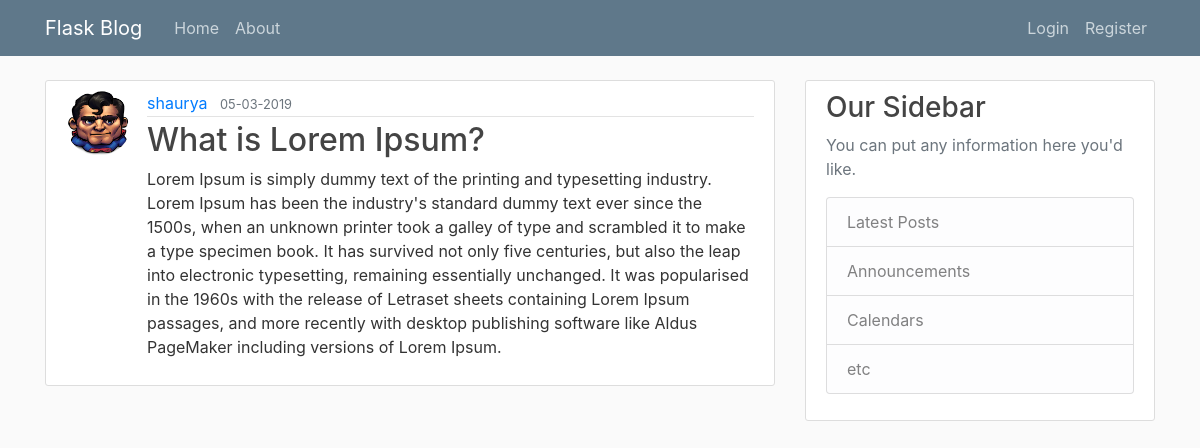
/post/1, run on the app's committed database.
### flaskblog/models.py (models this page shows, shortened)
class User(db.Model, UserMixin):
    __tablename__ = 'user'
    id = db.Column(db.Integer, primary_key=True)
    username = db.Column(db.String(20), unique=True, nullable=False)
    email = db.Column(db.String(120), unique=True, nullable=False)
    image_file = db.Column(db.String(20), nullable=False, default='default.png')
    password = db.Column(db.String(20), nullable=False, default='password')
    posts = db.relationship('Post', backref='author', lazy=True)

class Post(db.Model):
    __tablename__ = 'post'
    id = db.Column(db.Integer, primary_key=True)
    title = db.Column(db.String(100), nullable=False)
    date_posted = db.Column(db.DateTime, nullable=False, default=datetime.utcnow())
    content = db.Column(db.Text, nullable=False)
    user_id = db.Column(db.Integer, db.ForeignKey('user.id'), nullable=False)

### flaskblog/routes.py (the view)
@app.route("/post/<post_id>", methods=['GET', 'POST'])
def post(post_id):
    post = Post.query.get_or_404(post_id)
    return render_template('post.html', title='Post', post=post)

### flaskblog/templates/post.html (shortened to what this page needs)
{% extends "layout.html" %}
{% block content %}
<article class="media content-section">
	<img class="rounded-circle article-img"
		src="{{ url_for('static', filename='profile_pics/' + post.author.image_file) }}">
	<div class="media-body">
		<div class="article-metadata">
			<a class="mr-2" href="{{url_for('user_posts', username=post.author.username)}}">{{ post.author.username }}</a>
			<small class="text-muted">{{ post.date_posted.strftime('%d-%m-%Y') }}</small>
		</div>
		<h2><a class="article-title" href="{{ url_for('post', post_id=post.id) }}">{{ post.title }}</a></h2>
		<p class="article-content">{{ post.content }}</p>
	</div>
</article>
{% endblock content %}

### flaskblog/static/main.css (style rules this page uses)
html { overflow-y:scroll; }
body { background: #fafafa; color: #333333; margin-top: 5rem; }
h1, h2, h3, h4, h5, h6 { color: #444444; }
.content-section { background: #ffffff; padding: 10px 20px; border: 1px solid #dddddd; border-radius: 3px; margin-bottom: 20px; }
.article-title { color: #444444; }
.article-content { white-space: pre-line; }
.article-img { height: 65px; width: 65px; margin-right: 16px; }
.article-metadata { padding-bottom: 1px; margin-bottom: 4px; border-bottom: 1px solid #e3e3e3 }

### data on the page
User: image_file (placeholder picture), author.username "shaurya"
Post: date_posted "05-03-2019", title "What is Lorem Ipsum?", content "Lorem Ipsum is simply dummy text of the printing and typesetting industry. Lorem Ipsum has been the industry's standard dummy text ever since the 1500s, when an unknown printer took a galley of type and scrambled it to make a type specimen book. It has survived not only five centuries, but also the leap into electronic typesetting, remaining essentially unchanged. It was popularised in the 1960s with the release of Letraset sheets containing Lorem Ipsum passages, and more recently with desktop publishing software like Aldus PageMaker including versions of Lorem Ipsum."
